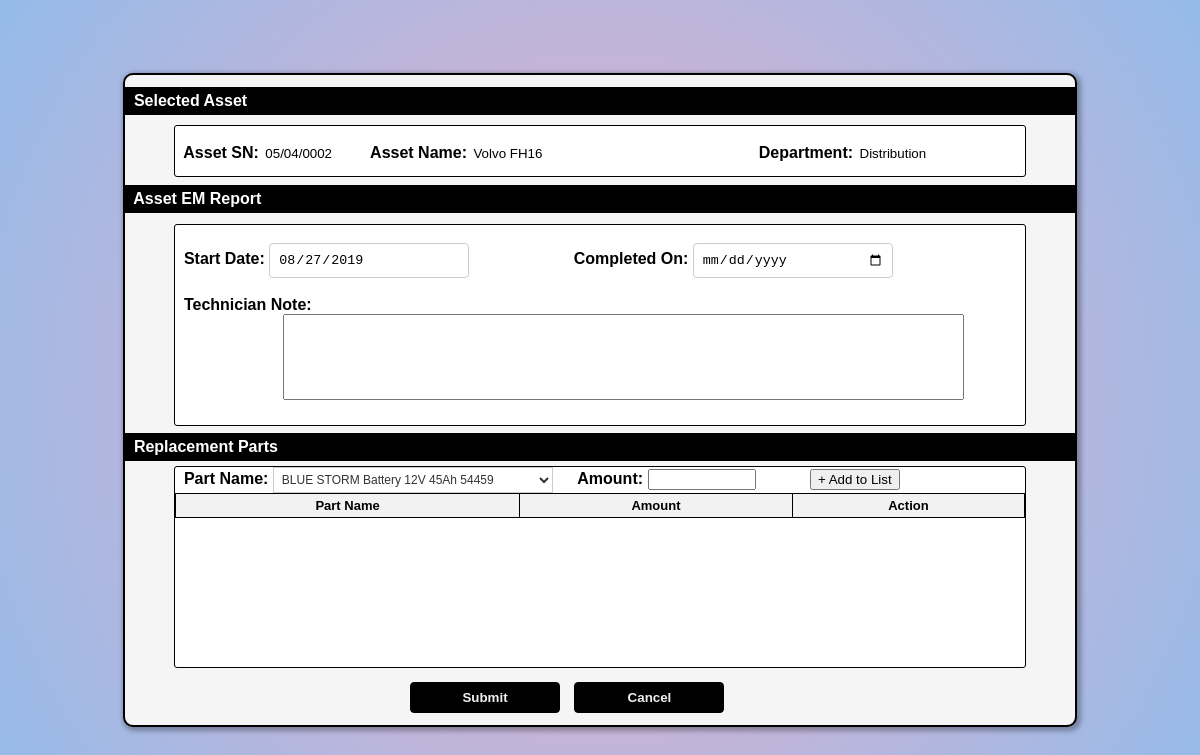
Page /Sourcecode/emrd2.php?AssetID=4 on the committed database.
### tables this page shows
CREATE TABLE `assets` (
  `ID` bigint(20) NOT NULL,
  `AssetSN` varchar(20) NOT NULL,
  `AssetName` varchar(150) NOT NULL,
  `DepartmentLocationID` bigint(20) NOT NULL,
  `EmployeeID` bigint(20) NOT NULL,
  `AssetGroupID` bigint(20) NOT NULL,
  `Description` text NOT NULL,
  `WarrantyDate` date DEFAULT NULL
);

CREATE TABLE `departments` (
  `ID` bigint(20) NOT NULL,
  `Name` varchar(100) NOT NULL
);

CREATE TABLE `emergencymaintenances` (
  `ID` bigint(20) NOT NULL,
  `AssetID` bigint(20) NOT NULL,
  `PriorityID` bigint(20) NOT NULL,
  `DescriptionEmergency` varchar(200) NOT NULL,
  `OtherConsiderations` varchar(200) NOT NULL,
  `EMReportDate` date NOT NULL,
  `EMStartDate` date DEFAULT NULL,
  `EMEndDate` date DEFAULT NULL,
  `EMTechnicianNote` varchar(200) DEFAULT NULL
);

### Sourcecode/emrd2.php (the view, shortened to what this page needs)
<!DOCTYPE html>
<html>
   <head>
      <link rel="stylesheet" href="css/EMRD2Style.css?v=<?php echo time(); ?>">
   </head>
<?php
$conn = new mysqli("localhost", "root", "", "session2");
$departments = [];
$sqlDepartments = "SELECT id, name FROM departments";
$resultDepartments = $conn->query($sqlDepartments);
if ($resultDepartments->num_rows > 0) {
    while ($row = $resultDepartments->fetch_assoc()) {
        $departments[] = $row;
    }
}
   if (isset($_GET['AssetID'])) {
    $ID = $_GET['AssetID'];
    $sql = "SELECT emergencymaintenances.*, assets.*, changedparts.*
    FROM `assets`
    LEFT JOIN `emergencymaintenances` ON assets.ID = emergencymaintenances.AssetID
    LEFT JOIN `changedparts` ON emergencymaintenances.ID = changedparts.EmergencyMaintenanceID
    WHERE assets.ID = ?";
    $stmt = $conn->prepare($sql);
    $stmt->bind_param("i", $ID);
    $stmt->execute();
    $result = $stmt->get_result();
    if ($result->num_rows > 0) {
        $row = $result->fetch_assoc();
        $AssetSN = $row['AssetSN'];
        $AssetName = $row['AssetName'];
        $DepartmentLocationID = $row['DepartmentLocationID'];
        $EMStartDate = $row['EMStartDate'];
        $sql = "SELECT * FROM `departmentlocations` WHERE `ID`=?";
        $stmt = $conn->prepare($sql);
        $stmt->bind_param("i", $DepartmentLocationID);
        $stmt->execute();
        $result = $stmt->get_result();
        if ($result->num_rows > 0) {
            $row = $result->fetch_assoc();
            $DepartmentID = $row['DepartmentID'];
        }
    }
}
?>
   <body>
      <div class="container">
      <h4 style="margin-top:12px;">&nbsp Selected Asset</h4>
         <div class="inside-container1">
            <br>
            <label>&nbsp Asset SN:</label>
            <input type="text" name="asset_sn" id="asset_sn" style="width:90px;" value="<?php echo $AssetSN; ?>" readonly>
            <label>&nbsp Asset Name:</label>
            <input type="text" name="asset_name" id="asset_name" style="width:270px;" value="<?php echo $AssetName; ?>" readonly>
            <label>&nbsp Department:</label>
            <?php
            foreach ($departments as $departmentSel) {
                if ($departmentSel['id'] == $DepartmentID) {
                    $departmentName = $departmentSel['name'];
                    break;
                }} ?>
            <input type="text" name="asset_department" id="asset_department" style="width:150px;" value="<?php echo $departmentName; ?>" readonly>
         </div>
         <form method="post">
        <h4 style="margin-top:70px;">&nbsp Asset EM Report</h4>
         <div class="inside-container2"><br>
         <label for="prioritySelect">&nbsp Start Date:</label>
         <input type="date" id="startDate" name="date" value="<?php echo $EMStartDate; ?>" readonly>
         <label for="prioritySelect" style="margin-left:100px;"> Completed On:</label>
         <input type="date" id="endDate" name="endDate"><br><br>
         <label for="prioritySelect">&nbsp Technician Note:</label><br>
         <textarea id="technicianNote" name="technicianNote" rows="4" cols="50"></textarea>
    </div>
    <h4 style="margin-top:220px;">&nbsp Replacement Parts</h4>
    <div class="inside-container3">
        <label>&nbsp Part Name:</label>
        <?php
$servername = "localhost";
$username = "root";
$password = "";
$database = "Session2";
$connection = new mysqli($servername, $username, $password, $database);
$sql = "SELECT ID, Name FROM parts";
$result = $connection->query($sql);
if ($result->num_rows > 0) {
    echo '<select name="parts">';
    while ($row = $result->fetch_assoc()) {
        echo '<option value="' . $row['ID'] . '">' . $row['Name'] . '</option>';
    }
    echo '</select>';
} else {
    echo "0 results";
}
?>
<label style="margin-left:20px;">Amount:</label>
<input type="number" name="amount" style="width: 100px;" id="amount">
<input type="button" value="+ Add to List" style="margin-left: 50px;" onclick="addToTable()">
<table id="partTable">
    <thead>
        <tr>
            <th>Part Name</th>
            <th>Amount</th>
            <th>Action</th>
        </tr>
    </thead>
</table>
    </div>
    <button type="submit" style="margin-left: 285px;" id="request">Submit</button>
    <button type="button" style="margin-left: 10px; " id="cancel"  header="Location: emrd.php;">Cancel</button>
</form>
      </div>
</body>
</html>

### Sourcecode/css/EMRD2Style.css (style rules this page uses)
* { user-select: none; }
body { font-family: Arial, sans-serif; background-color: #f0f0f0; height: 100vh; margin: 0; background: rgb(238,174,202); background: radial-gradient(circle, rgba(238,174,202,1) 0%, rgba(148,187,233,1) 100%); }
.container { height: 650px; width: 950px; background-color: whitesmoke; border: 2px solid black; position: fixed; top: 50%; left: 50%; transform: translate(-50%, -50%); box-shadow: 2px 2px 5px 2px rgba(0, 0, 0, 0.3); border-radius: 10px; }
.inside-container1 { height: 50px; width: 850px; background-color: white; border: 1px solid black; position: fixed; top: 44%; left: 50%; transform: translate(-50%, -50%); margin-top:-210px; border-radius: 3px; }
.inside-container1 input { border: 0; outline: none; cursor: default; }
.inside-container2 { height: 200px; width: 850px; background-color: white; border: 1px solid black; position: fixed; top: 47%; left: 50%; transform: translate(-50%, -50%); margin-top:-56px; border-radius: 3px; }
.inside-container3 { height: 200px; width: 850px; background-color: white; border: 1px solid black; position: fixed; top: 49%; left: 50%; transform: translate(-50%, -50%); margin-top:173px; border-radius: 3px; }
#request, #cancel { display: inline-block; padding: 7px 17px; background-color: black; text-align: center; text-decoration: none; border: 1px solid black; cursor: pointer; margin-top: 200px; width: 150px; border-radius: 4px; font-weight: bold; color: #f0f0f0; }
table { width: 100%; border-collapse: collapse; font-size: small; }
th, td { border: 1px solid black; padding: 4px; text-align: center; }
th { background-color: #f2f2f2; }
select { padding: 4px; font-size: 12px; border: 1px solid #ccc; background-color: #fff; color: #333; width: 280px; }
select option { padding: 8px; font-size: 12px; background-color: #fff; color: #333; }
textarea { width: 675px; height: 80px; resize: none; margin-left: 108px; }
input[type="date"] { padding: 8px; border: 1px solid #ccc; border-radius: 4px; box-sizing: border-box; width: 200px; }
label { font-weight: bold; }
h4 { background-color: black; color: white; padding-top: 5px; padding-bottom: 5px; }

### rows in the picture
assets: asset_sn "05/04/0002", asset_name "Volvo FH16"
departments: asset_department "Distribution"
emergencymaintenances: date "08/27/2019"

### other values in the picture
form field parts "BLUE STORM Battery 12V 45Ah 54459"
